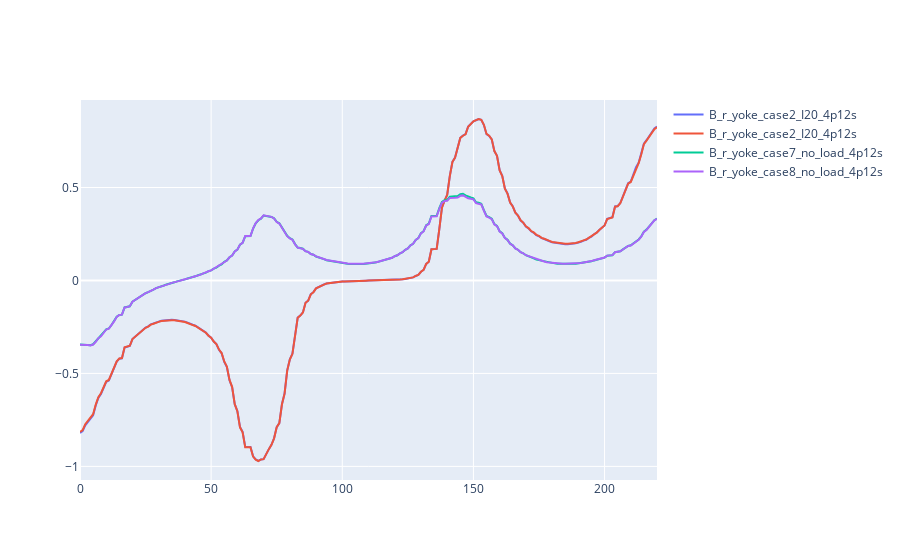

Notebook source saved alongside this figure:
### Markdown cell above
B export Position - 3 (yoke) (partial model -90deg)

### Code cell
from cProfile import label
import plotly.express as px
import plotly.graph_objects as go

case1_name="D:/KDH/Thesis/HDEV/01_JMAG/HYH/B_r_yoke_case1_I20_4p12s.csv"
case2_name="D:/KDH/Thesis/HDEV/01_JMAG/HYH/B_r_yoke_case2_I20_4p12s.csv"
case7_name="D:/KDH/Thesis/HDEV/01_JMAG/HYH/B_r_yoke_case7_no_load_4p12s.csv"
case8_name="D:/KDH/Thesis/HDEV/01_JMAG/HYH/B_r_yoke_case8_no_load_4p12s.csv"


# import  csv 
csv_pd=pd.read_csv(case1_name)
csv_dict=csv_pd.to_numpy()
csv_dict=np.delete(csv_dict,0,1)
csv_dict=csv_dict.transpose()

csv_pd2=pd.read_csv(case2_name)
csv_dict2=csv_pd2.to_numpy()
csv_dict2=np.delete(csv_dict2,0,1)
csv_dict2=csv_dict2.transpose()

csv_case7_pd=pd.read_csv(case7_name)
csv_case7_dict=csv_case7_pd.to_numpy()
csv_case7_dict=np.delete(csv_case7_dict,0,1)
csv_case7_dict=csv_case7_dict.transpose()

csv_case8_pd=pd.read_csv(case8_name)
csv_case8_dict=csv_case8_pd.to_numpy()
csv_case8_dict=np.delete(csv_case8_dict,0,1)
csv_case8_dict=csv_case8_dict.transpose()


fig =go.Figure()
fig.add_scatter(y=csv_dict[0],name='B_r_yoke_case2_I20_4p12s')
fig.add_scatter(y=csv_dict2[0],name='B_r_yoke_case2_I20_4p12s')
fig.add_scatter(y=csv_case7_dict[0],name='B_r_yoke_case7_no_load_4p12s')
fig.add_scatter(y=csv_case8_dict[0],name='B_r_yoke_case8_no_load_4p12s')
fig.show()

### Figure 1 — Plotly figure (JSON) as saved in the notebook; plotly's stock layout.template omitted (floating-point values rounded to 4 significant figures; data arrays with more than 128 entries replaced by an {"elided": "..."} marker saying what was removed)
{"data": [{"name": "B_r_yoke_case2_I20_4p12s", "type": "scatter", "y": {"elided": "221 float values"}}, {"name": "B_r_yoke_case2_I20_4p12s", "type": "scatter", "y": {"elided": "221 float values"}}, {"name": "B_r_yoke_case7_no_load_4p12s", "type": "scatter", "y": {"elided": "221 float values"}}, {"name": "B_r_yoke_case8_no_load_4p12s", "type": "scatter", "y": {"elided": "221 float values"}}], "layout": {}}
